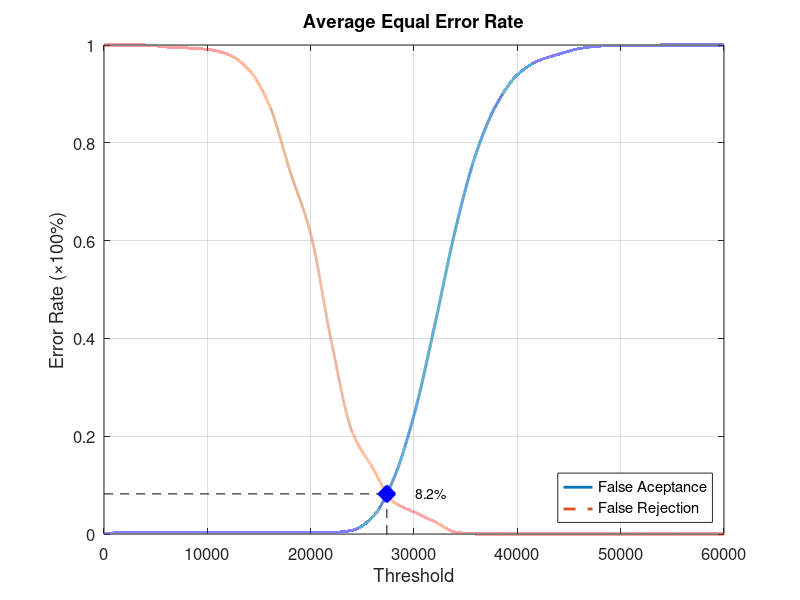
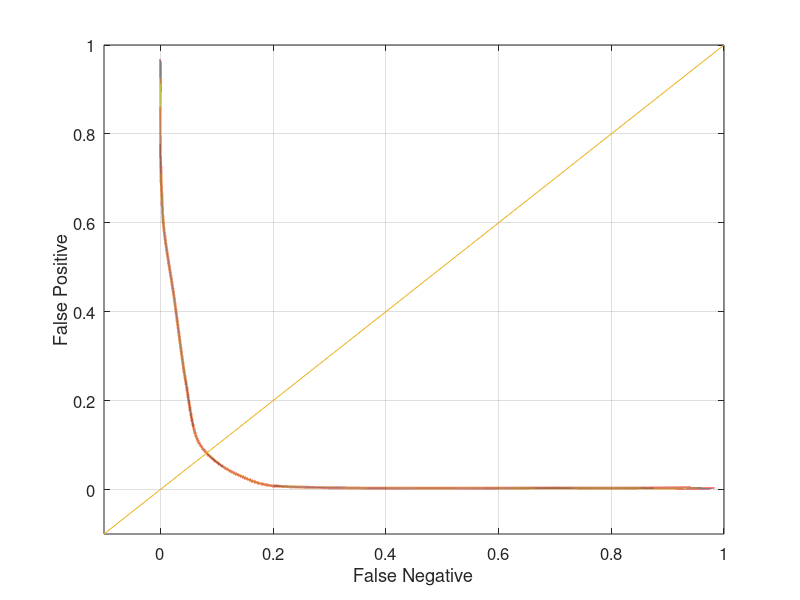

Source code (MATLAB) for these figures, in order:
function yEER = Database4Average
close all;
clear;
clc;
x = 0:2000:60000;
xq = 0:0.5:60000;

y0 = [0 0.0031579 0.0031579 0.0031579 0.0031579 0.0031579 0.0031579 0.0031579 0.0031579 0.0031579 0.0031579 0.0031579 0.00736842 0.0347368 0.111579 0.243158 0.426316 0.622105 0.777895 0.878947 0.938947 0.967368 0.981053 0.992632 0.997895 0.998947 0.998947 1 1 1 1];
yy0 = interp1(x, y0, xq, 'pchip');
y1 = [1 1 1 0.996 0.994 0.991 0.981 0.95 0.877 0.742 0.614 0.394 0.21 0.135 0.066 0.045 0.025 0.004 0 0 0 0 0 0 0 0 0 0 0 0 0];
yy1 = interp1(x, y1, xq, 'pchip');

% Calculating EER: 
y2 = abs(y0 - y1);
find(y2 == min(y2))
yy2 = abs(yy0 - yy1);
xEER = find(yy2 == min(yy2));
xEERIndex = xq(xEER) % X-axis EER
yEER = yy0(xEER) % Y-axis EER

main = figure
plot(xq, yy0,'-','LineWidth', 2);	hold on
plot(xq, yy1,'--','LineWidth', 2);	hold on
plot([xEERIndex xEERIndex], [0 yEER], 'k--');	hold on
plot([0 xEERIndex], [yEER yEER], 'k--');	hold on
plot(xEERIndex, yEER, 'bx', 'LineWidth', 10);	hold on
text(xEERIndex + 10 * xEERIndex / 100, yEER, [num2str(round((10000 * yEER)) / 100) '%'])
legend('False Aceptance', 'False Rejection', 'Location', 'SouthEast')
xlabel('Threshold')
ylabel('Error Rate (\times100%)')
title('Average Equal Error Rate')
set(gca, 'FontSize', 12)
axis([0 60000 0 1])
grid on

print(main, 'Database4AverageMain', '-dpng');
FNRxFPR = figure('Color', [1 1 1]);
plot(yy1, yy0, '-', yy1, yy0, 'LineWidth', 2);
hold on
y = -0.1:0.1:1
plot(y, y); 
set(gca, 'FontSize', 12)
xlabel('False Negative')
ylabel('False Positive')
axis([-0.1 1 -0.1 1])
set(gca, 'FontSize', 12)
grid on

print(FNRxFPR, 'Database4AverageFNRxFPR','-dpng');
end
